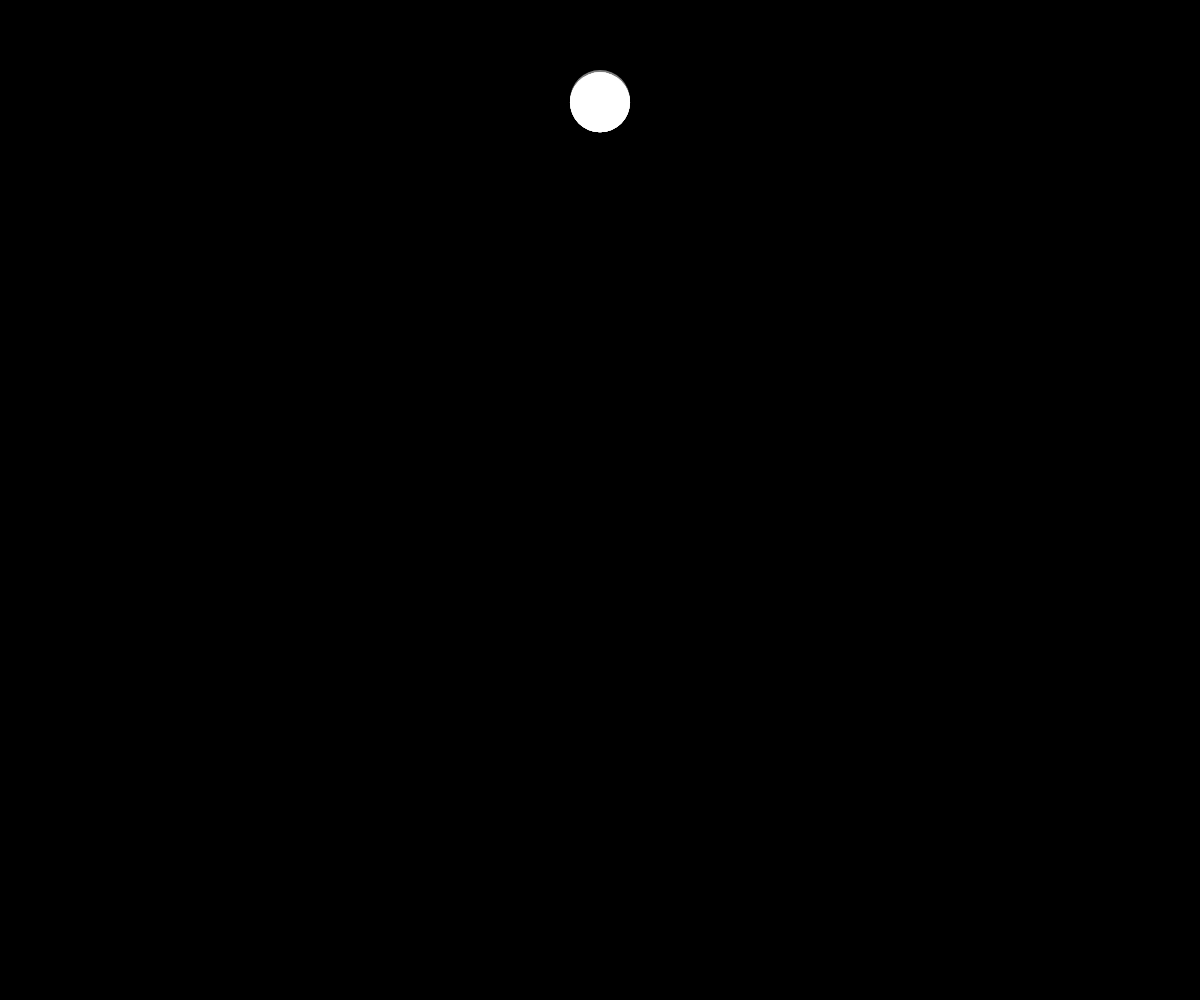
Frame 1 (no input)
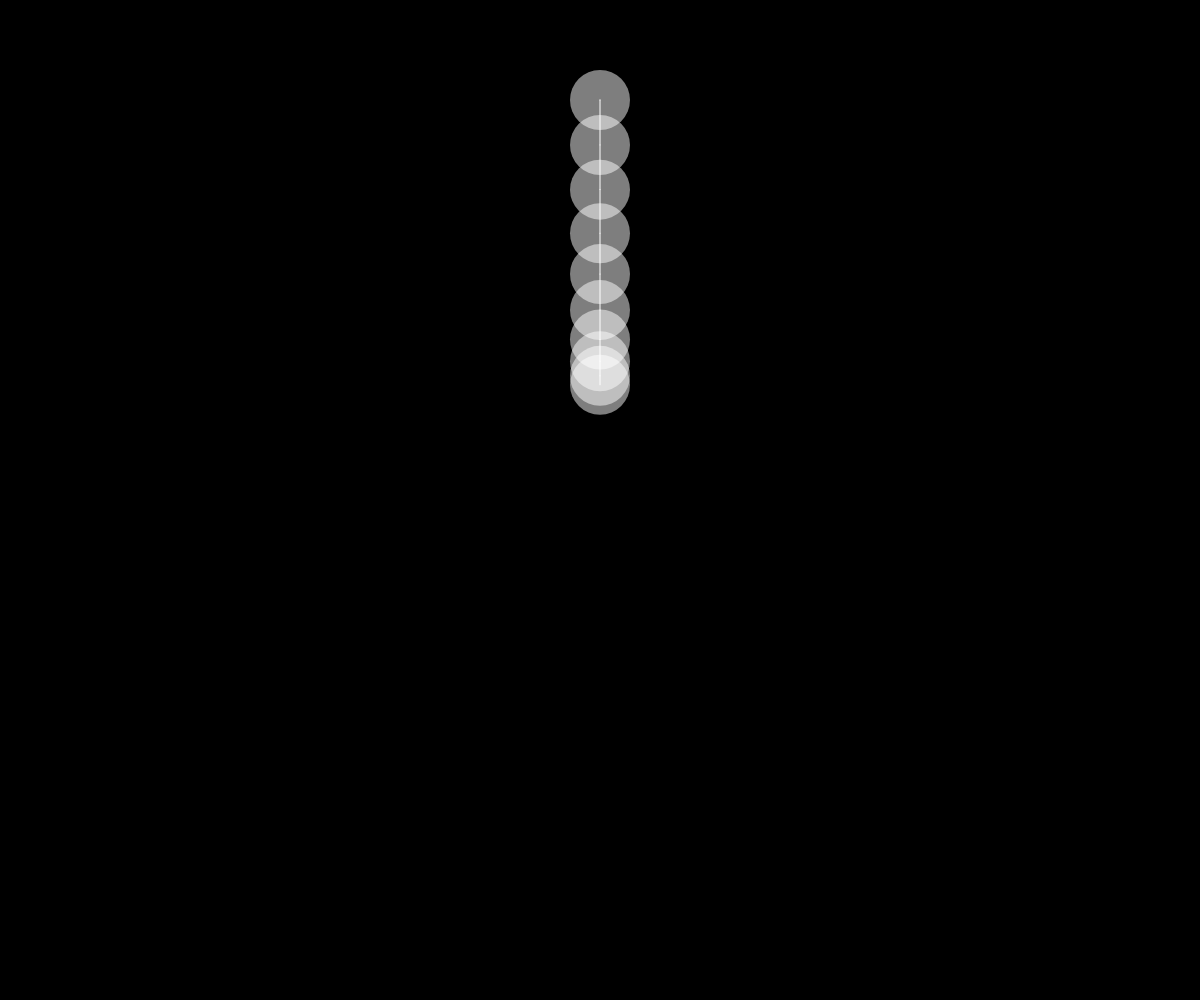
Frame 60 (no input)
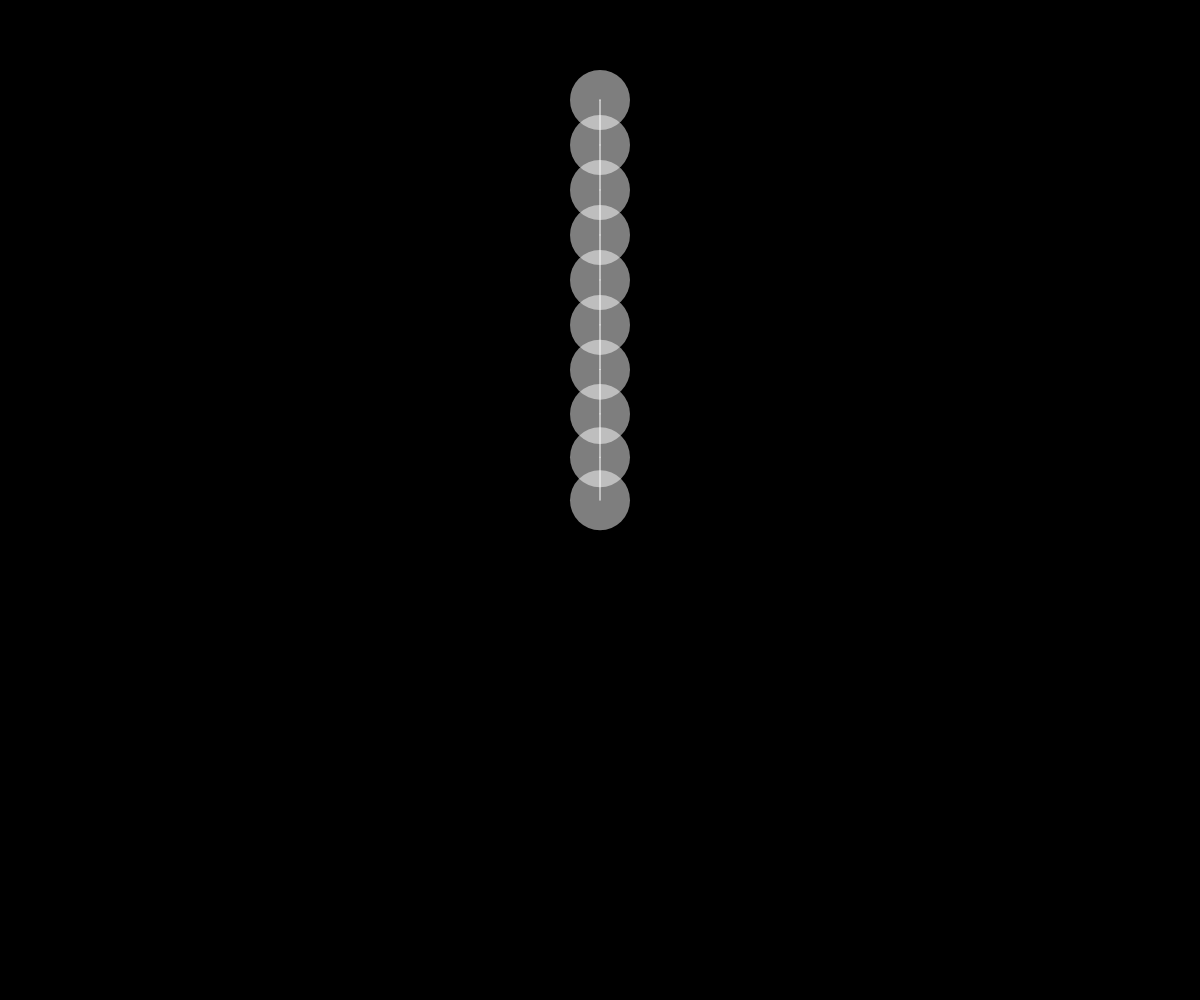
Frame 120 (the mouse pressed at the canvas centre since frame 60)

The p5.js sketch that drew these frames (run headless with seeded random() and noise() and a simulated clock; from frame 60 on, the mouse is pressed at the canvas centre):

// p5.js sketch
// ── sketch.js
let s1, s2;
let gravity = 9.0;
let mass = 2.0;
let springs = []

function setup() {
  createCanvas(windowWidth, windowHeight);
  fill(255, 126);
  // Inputs: x, y, mass, gravity

  for(let i = 0;i<10;i++){
    springs.push(new Spring(width/2, 100, mass, gravity))
}
}

function draw() {
  background(0);

  for(let i = 0;i<springs.length;i++){
    let s = springs[i]
    if(i == 0){
      // s.update(mouseX, mouseY);
      s.display(width/2, 100)
    }else{
      s.drag()
      s.update(springs[i-1].x,springs[i-1].y)
      s.display(springs[i-1].x,springs[i-1].y)
    }
    if(i < springs.length-1){
      // s.update(springs[i+1].x,springs[i+1].y)
      // s.display(springs[i+1].x,springs[i+1].y)

    }
  }

}


class Spring{
  constructor(xpos, ypos, m, g) {
  this.x = xpos;// The x- and y-coordinates
  this.y = ypos;
  this.vx = 0; // The x- and y-axis velocities
  this.vy = 0;
  this.mass = m;
  this.gravity = g;
  this.rad = 30;
  this.stiffness = 0.2;
  this.damping = 0.5;
}
  update (targetX, targetY) {
    let forceX = (targetX - this.x) * this.stiffness;
    let ax = forceX / this.mass;
    this.vx = this.damping * (this.vx + ax);
    this.x += this.vx;
    let forceY = (targetY - this.y) * this.stiffness;
    forceY += this.gravity;
    let ay = forceY / this.mass;
    this.vy = this.damping * (this.vy + ay);
    this.y += this.vy;
  }

display(nx, ny) {
    noStroke();
    ellipse(this.x, this.y, this.rad * 2, this.rad * 2);
    stroke(255);
    line(this.x, this.y, nx, ny);
  }

  drag() {
    let distance = dist(mouseX, mouseY, this.x, this.y);
    if (mouseIsPressed && distance < this.rad) {
      this.x = mouseX;
      this.y = mouseY;
    }
  }

}
